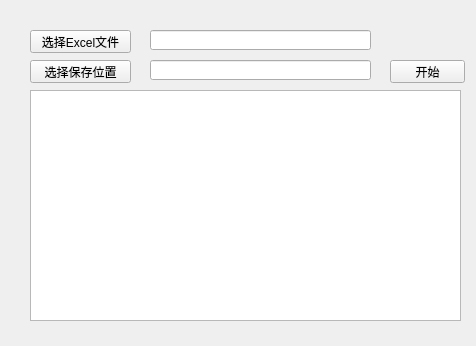
<?xml version="1.0" encoding="UTF-8"?>
<ui version="4.0">
 <class>Form</class>
 <widget class="QWidget" name="Form">
  <property name="geometry">
   <rect>
    <x>0</x>
    <y>0</y>
    <width>476</width>
    <height>346</height>
   </rect>
  </property>
  <property name="windowTitle">
   <string>AutoFill</string>
  </property>
  <widget class="QPushButton" name="pushButton">
   <property name="geometry">
    <rect>
     <x>30</x>
     <y>30</y>
     <width>101</width>
     <height>23</height>
    </rect>
   </property>
   <property name="text">
    <string>选择Excel文件</string>
   </property>
  </widget>
  <widget class="QLineEdit" name="lineEdit">
   <property name="geometry">
    <rect>
     <x>150</x>
     <y>30</y>
     <width>221</width>
     <height>20</height>
    </rect>
   </property>
  </widget>
  <widget class="QPushButton" name="pushButton_2">
   <property name="geometry">
    <rect>
     <x>30</x>
     <y>60</y>
     <width>101</width>
     <height>23</height>
    </rect>
   </property>
   <property name="text">
    <string>选择保存位置</string>
   </property>
  </widget>
  <widget class="QLineEdit" name="lineEdit_2">
   <property name="geometry">
    <rect>
     <x>150</x>
     <y>60</y>
     <width>221</width>
     <height>20</height>
    </rect>
   </property>
  </widget>
  <widget class="QPushButton" name="pushButton_3">
   <property name="geometry">
    <rect>
     <x>390</x>
     <y>60</y>
     <width>75</width>
     <height>23</height>
    </rect>
   </property>
   <property name="text">
    <string>开始</string>
   </property>
  </widget>
  <widget class="QListWidget" name="listWidget">
   <property name="geometry">
    <rect>
     <x>30</x>
     <y>90</y>
     <width>431</width>
     <height>231</height>
    </rect>
   </property>
  </widget>
 </widget>
 <resources/>
 <connections/>
</ui>
